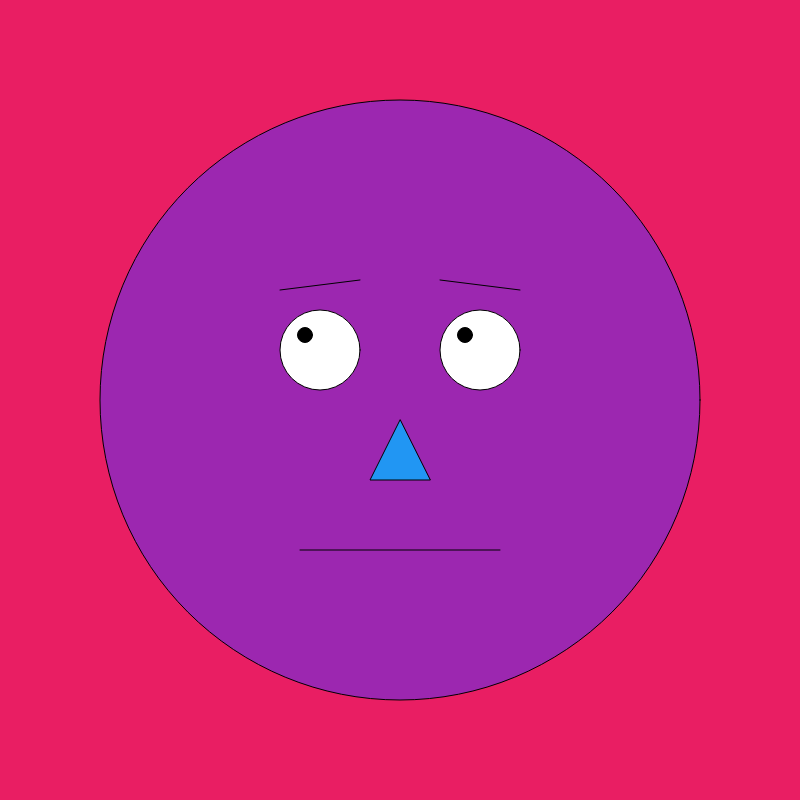
Frame 1 (no input)
Frame 60 (no input): identical to frame 1, image omitted
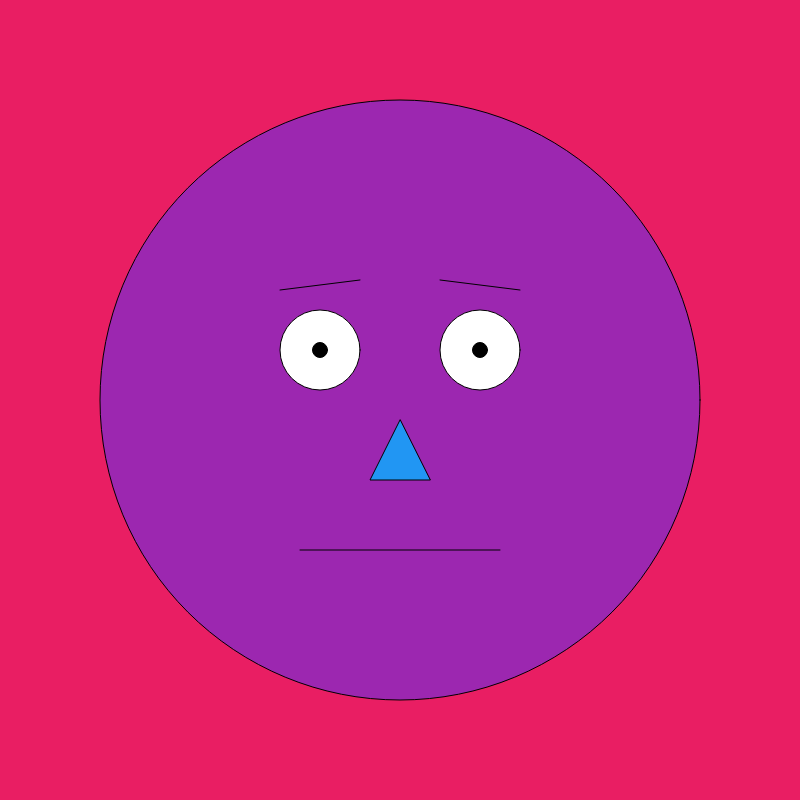
Frame 120 (the mouse pressed at the canvas centre since frame 60)

The p5.js sketch that drew these frames (run headless with seeded random() and noise() and a simulated clock; from frame 60 on, the mouse is pressed at the canvas centre):

// p5.js sketch
// ── sketch.js
function setup() {
  createCanvas(800, 800);
}

let olhoX;
let olhoY;

function draw() {
  background("#E91E63");
 
  fill("#9C27B0");
  circle(400, 400, 600);

  fill("white");
  circle(320, 350, 80); // olho esquerdo
  circle(480, 350, 80); // olho direito

  line(300, 550, 500, 550);

  fill("#2196F3");
  triangle(400, 420, 370, 480, 430, 480);

  line(280, 290, 360, 280); // esquerda
  line(440, 280, 520, 290); // direita

  olhoX = map(mouseX, 0, width, -15, 15);
  olhoY = map(mouseY, 0, height, -15, 15);

  fill(0); // Pupilas pretas
  circle(320 + olhoX, 350 + olhoY, 15); // pupila esquerda
  circle(480 + olhoX, 350 + olhoY, 15); // pupila direita

  if (mouseIsPressed) {
    console.log(mouseX, mouseY);
  }
}
